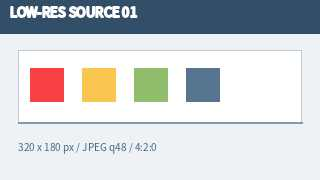
#> input picture skills/image-to-pptx/tests/fixtures/visual-benchmark-matrix/sources/low-resolution-01.jpg, 320 x 180 px
$ python -i layer_recovery.py   (imports and definitions only)
#> lines starting #> are read from the running program, lines starting #| are printed output that depends on the picture; after the words box and inside, x2 and y2 are one past the last pixel; in counts of white or black regions, pixels touching at a corner belong together
#> further down, picture is the input picture: PIL image 320x180 RGB; mean R, G, B 203.6, 207.4, 209.9
#!/usr/bin/env python3
"""Deterministic masks, local layer evidence, and guarded background repair.

This module intentionally does not perform semantic image generation.  It only
derives evidence from pixels supplied by the caller.  The public
``analyze_layers`` entry point returns JSON-compatible dictionaries so that the
image analyzer can attach the result to its existing source-bound report.

The implementation uses Pillow and the Python standard library.  OpenCV is not
required; no model, network request, or implicit asset download is made.
"""

from __future__ import annotations

import hashlib
import math
from collections import Counter, deque
from dataclasses import dataclass
from statistics import median
from typing import Any, Iterable, Iterator, Mapping, Sequence

try:  # Pillow is a declared Skill dependency, but keep imports graceful.
    from PIL import Image
except ImportError:  # pragma: no cover - exercised only in dependency errors
    Image = None  # type: ignore[assignment]


VERSION = "1.0.0"
DEFAULT_TOLERANCE = 24.0
DEFAULT_ALPHA_THRESHOLD = 8
DEFAULT_MIN_COMPONENT_AREA = 4
DEFAULT_MAX_HOLE_RATIO = 0.0025
DEFAULT_MAX_TOTAL_REPAIR_RATIO = 0.02
DEFAULT_MAX_CONTOUR_POINTS = 512


class LayerRecoveryError(ValueError):
    """Raised for invalid image or mask inputs."""


@dataclass(frozen=True)
class PixelBox:
    """Inclusive-left/top, exclusive-right/bottom pixel bounds."""

    x: int
    y: int
    w: int
    h: int

    @property
    def right(self) -> int:
        return self.x + self.w

    @property
    def bottom(self) -> int:
        return self.y + self.h

    @property
    def area(self) -> int:
        return max(0, self.w) * max(0, self.h)

    def as_dict(self) -> dict[str, int]:
        return {"x": int(self.x), "y": int(self.y), "w": int(self.w), "h": int(self.h)}


@dataclass(frozen=True)
class BackgroundRepairResult:
    """Result of a guarded repair pass.

    ``image`` and ``mask`` are Pillow objects for direct callers.  ``to_dict``
    deliberately omits them and is safe to pass to :mod:`json`.
    """

    image: Any
    mask: Any
    status: str
    repairs: tuple[dict[str, Any], ...]
    degradations: tuple[dict[str, Any], ...]
    provenance: dict[str, Any]

    # [19 lines left out: functions output, to_dict, __iter__, not called in this run]


def _require_pillow() -> None:
    if Image is None:  # pragma: no cover - depends on environment
        raise LayerRecoveryError("Pillow is required for layer recovery")


def _require_image(image: Any) -> Any:
    _require_pillow()
    if not isinstance(image, Image.Image):
        raise LayerRecoveryError("expected a PIL.Image.Image")
    width, height = image.size
#> width = 320; height = 180
    if width <= 0 or height <= 0:
        raise LayerRecoveryError("image dimensions must be positive")
    return image


# [30 lines left out: function _coerce_rgb, not called in this run]


def color_distance(left: Sequence[float], right: Sequence[float]) -> float:
    """Euclidean RGB distance, exposed for callers choosing tolerances."""

    values_left = tuple(float(value) for value in left)
    values_right = tuple(float(value) for value in right)
    if len(values_left) != len(values_right):
        raise LayerRecoveryError("colors must have equal dimensions")
    return math.sqrt(sum((a - b) ** 2 for a, b in zip(values_left, values_right)))


# [18 lines left out: functions _image_digest, image_digest, not called in this run]


def _sample_edge(image: Any, *, max_samples: int = 2048) -> list[tuple[int, int, int]]:
#> called with max_samples = 2048
    rgb = _require_image(image).convert("RGB")
    width, height = rgb.size
#> width = 320; height = 180
    # Keep sample count bounded for very large source images while retaining all
    # four edges and a deterministic order.
    perimeter = max(1, 2 * (width + height) - 4)
#> perimeter = 996
    stride = max(1, math.ceil(perimeter / max(1, max_samples)))
#> stride = 1
    points: list[tuple[int, int]] = []
    points.extend((x, 0) for x in range(0, width, stride))
    if height > 1:
        points.extend((x, height - 1) for x in range(0, width, stride))
    points.extend((0, y) for y in range(stride, max(stride, height - 1), stride))
    if width > 1:
        points.extend((width - 1, y) for y in range(stride, max(stride, height - 1), stride))
    pixels = rgb.load()
    return [tuple(int(value) for value in pixels[x, y]) for x, y in points]


def _estimate_background(image: Any, *, tolerance: float = DEFAULT_TOLERANCE) -> dict[str, Any]:
    rgb = _require_image(image).convert("RGB")
    samples = _sample_edge(rgb)
#> samples = 996 items, first 6: (52, 78, 103), (52, 78, 103), (52, 78, 103), (52, 78, 103), (51, 78, 105), (51, 78, 105)
    if not samples:
        samples = [tuple(int(value) for value in rgb.getpixel((0, 0)))]
    # Quantization makes anti-aliased edge colors vote for the same candidate;
    # medians restore a representative color without inventing a palette.
    bin_width = max(1, int(round(max(1.0, tolerance) / 3.0)))
    bins: Counter[tuple[int, int, int]] = Counter()
    for sample in samples:
        key = tuple(min(255, max(0, int(round(value / bin_width) * bin_width))) for value in sample)
        bins[key] += 1
#> this loop made 996 passes
#> (sample, key) on passes 1 to 3: ((52, 78, 103), (48, 80, 104)), ((52, 78, 103), (48, 80, 104)), ((52, 78, 103), (48, 80, 104))
#> after the loop, bins = 47 items
    key, dominant_count = bins.most_common(1)[0]
#> key = (240, 240, 248); dominant_count = 586
    in_cluster = [sample for sample in samples if color_distance(sample, key) <= max(1.0, tolerance)]
#> in color_distance, `values_right = tuple(float(value) for value in right)`: values_right = (240, 240, 248)
#> in_cluster = 610 items, first 6: (238, 242, 245), (238, 242, 245), (238, 242, 245), (238, 242, 245), (238, 242, 245), (238, 242, 245)
    color = tuple(int(round(median([sample[index] for sample in in_cluster]))) for index in range(3))
#> color = (238, 242, 245)
    mean_distance = sum(color_distance(sample, color) for sample in in_cluster) / max(1, len(in_cluster))
#> mean_distance = 0.298
    confidence = min(1.0, max(0.0, (dominant_count / max(1, len(samples))) * (1.0 - mean_distance / 255.0)))
#> confidence = 0.588
    return {
        "rgb": color,
        "hex": "#{:02X}{:02X}{:02X}".format(*color),
        "samples": len(samples),
        "dominantShare": round(dominant_count / max(1, len(samples)), 6),
        "meanDistance": round(mean_distance, 4),
        "confidence": round(confidence, 6),
        "source": "edge-samples",
    }


def estimate_background_color(image: Any, *, tolerance: float = DEFAULT_TOLERANCE) -> tuple[int, int, int]:
    """Estimate a solid background color from deterministic edge samples."""

    return tuple(_estimate_background(image, tolerance=tolerance)["rgb"])  # type: ignore[return-value]


# Short aliases are intentionally kept for direct imports from older callers.
background_color = estimate_background_color


def _alpha_values(image: Any) -> Any:
    image = _require_image(image)
    if "A" in image.getbands():
        return image.getchannel("A")
    return None


# [15 lines left out: function alpha_mask, not called in this run]


def foreground_mask(
    image: Any,
    *,
    background: Sequence[int] | str | None = None,
    tolerance: float = DEFAULT_TOLERANCE,
    alpha_threshold: int = DEFAULT_ALPHA_THRESHOLD,
) -> Any:
    """Build a conservative binary foreground mask.

    Explicit alpha is authoritative for transparent pixels.  Opaque RGB pixels
    are compared with a solid edge-derived background using ``tolerance``.
    """

    image = _require_image(image)
    if tolerance < 0:
        raise LayerRecoveryError("tolerance must be non-negative")
    # An existing alpha channel is stronger evidence than RGB edge subtraction
    # (transparent PNGs often carry arbitrary RGB bytes).  Callers can still
    # request RGB background subtraction explicitly by supplying ``background``.
    if _alpha_values(image) is not None and background is None:
        return alpha_mask(image, alpha_threshold=alpha_threshold)
    rgb = image.convert("RGB")
    bg = _coerce_rgb(background) if background is not None else estimate_background_color(rgb, tolerance=tolerance)
#> bg = (238, 242, 245)
    alpha = _alpha_values(image)
    rgb_pixels = rgb.load()
    alpha_pixels = alpha.load() if alpha is not None else None
    result = bytearray(image.width * image.height)
    for y in range(image.height):
        row_offset = y * image.width
        for x in range(image.width):
            index = row_offset + x
            if alpha_pixels is not None and int(alpha_pixels[x, y]) <= int(alpha_threshold):
                result[index] = 0
            else:
                result[index] = 255 if color_distance(rgb_pixels[x, y], bg) > float(tolerance) else 0
#> this loop made 180 passes
    return Image.frombytes("L", image.size, bytes(result))
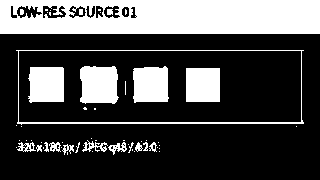
#> returned value: PIL image 320x180 L; 29% white; 58 white regions (38 under 20 px), largest, box (x1, y1, x2, y2) and area: (0, 0, 320, 34) 9993, (80, 66, 119, 104) 1316, (28, 67, 64, 103) 1206


# ``build_*`` is a descriptive alias used by integration callers.
build_foreground_mask = foreground_mask
build_alpha_mask = alpha_mask


# [258 lines left out: functions _coerce_box, _binary_mask, _sampled_contour, label_components, _color_components, connected_components, not called in this run]


tolerant_components = connected_components
extract_components = connected_components
find_connected_components = connected_components


# [4 lines left out: function contours, not called in this run]


find_contours = contours


# [144 lines left out: functions _intersection, _contains, _layer_records, infer_layers, not called in this run]


stable_z_order = infer_layers
infer_occlusion = infer_layers
infer_occlusion_layers = infer_layers
build_occlusion_graph = infer_layers


# [118 lines left out: functions find_mask_holes, _hole_points, _median_color, _ring_colors, not called in this run]


def _box_intersects_any(box: PixelBox, boxes: Iterable[Any], width: int, height: int) -> bool:
    return any((candidate := _coerce_box(value, width, height)) is not None and _intersection(box, candidate) > 0 for value in boxes)


# [135 lines left out: functions _set_pixels, repair_background_holes, not called in this run]


repair_background = repair_background_holes
controlled_background_repair = repair_background_holes
recover_background = repair_background_holes


# [88 lines left out: function analyze_layers, not called in this run]


analyze_image_layers = analyze_layers


__all__ = [
    "VERSION",
    "LayerRecoveryError",
    "PixelBox",
    "BackgroundRepairResult",
    "color_distance",
    "image_digest",
    "estimate_background_color",
    "background_color",
    "alpha_mask",
    "build_alpha_mask",
    "foreground_mask",
    "build_foreground_mask",
    "label_components",
    "connected_components",
    "tolerant_components",
    "extract_components",
    "find_connected_components",
    "contours",
    "find_contours",
    "infer_layers",
    "stable_z_order",
    "infer_occlusion",
    "infer_occlusion_layers",
    "build_occlusion_graph",
    "find_mask_holes",
    "repair_background_holes",
    "repair_background",
    "controlled_background_repair",
    "recover_background",
    "analyze_layers",
    "analyze_image_layers",
]

>>> from PIL import Image
>>> picture = Image.open('../tests/fixtures/visual-benchmark-matrix/sources/low-resolution-01.jpg')
>>> result = foreground_mask(picture)
